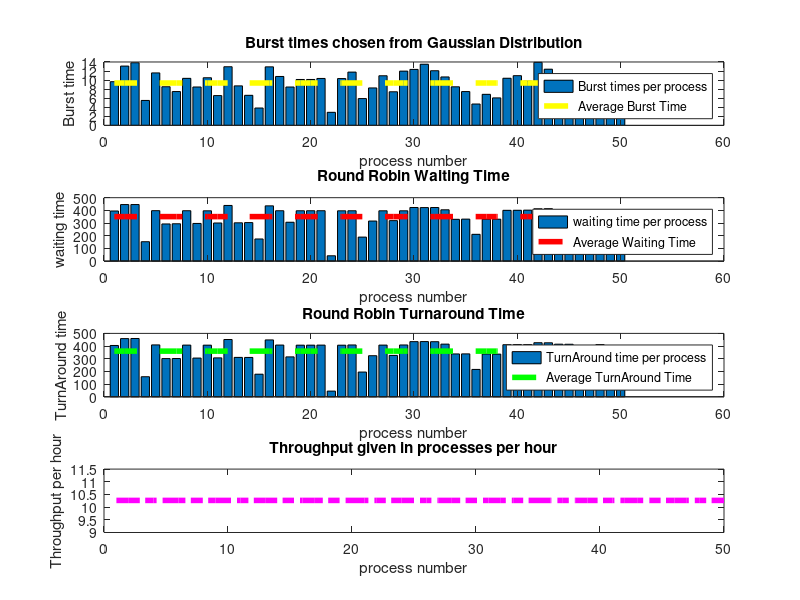

Source code (MATLAB):
% Define the time slice or quantum
clear; clc;
quantum = 3;
% Create an array of processes with their arrival and burst times
n = 50;
processes = NaN(n,3); 
processes(:,1) = 1:n;   % 1st column for id's only
processes(:,3) = 10+ 3*randn(n,1)'; 
processes(:,2) =  [0:n-1]';

% Initialize variables for current time, remaining time, and completion time
current_time = 0;
remaining_time = processes(:,3);
completion_time = zeros(size(processes, 1), 1);
waiting_time = zeros(size(processes, 1), 1);

% Initialize array to keep track of the time instants when a process is serviced
serviced_time = [];

% Loop until all processes have completed execution
while sum(remaining_time) > 0
    for i = 1:size(processes, 1)
        % Check if the process has arrived and has remaining execution time
        if processes(i,2) <= current_time && remaining_time(i) > 0
            % Check if the remaining time is less than the quantum
            if remaining_time(i) <= quantum
                current_time = current_time + remaining_time(i);
                remaining_time(i) = 0;
            else
                current_time = current_time + quantum;
                remaining_time(i) = remaining_time(i) - quantum;
            end
            % Update the completion time of the process
            if remaining_time(i) == 0
                completion_time(i) = current_time;
                waiting_time(i) = completion_time(i) - processes(i,3) - processes(i,2);
            end
            % Save the current time as the service time for the process
            serviced_time = [serviced_time; current_time];
        end
    end
end

% Print the completion time, waiting time, and serviced time of each process
disp('Process Completion Time:')
disp(completion_time)
disp('Process Waiting Time:')
disp(waiting_time)
disp('Process Serviced Time:')
disp(serviced_time)



TurnAroundTime = completion_time - processes(:,2);
AveWaitingTime = sum(waiting_time)./n;

fprintf('Average waiting time: %f\n',AveWaitingTime);
fprintf('Average turn around time: %f\n',sum(TurnAroundTime)./n);
%%
subplot(411);
bar(1:n,processes(:,3));title("Burst times chosen from Gaussian Distribution");
xlabel("process number");ylabel("Burst time");
hold on;
plot(1:n,ones(1,n)*(sum(processes(:,3))/n),'--y','LineWidth',4);
legend("Burst times per process","Average Burst Time");
%%
subplot(412);
bar(1:n,waiting_time);title("Round Robin Waiting Time");
xlabel("process number"); ylabel("waiting time");
hold on;
plot(1:n,ones(1,n)*AveWaitingTime,'--r','LineWidth',4);
legend("waiting time per process","Average Waiting Time");
%%
subplot(413);
bar(1:n,TurnAroundTime);title("Round Robin Turnaround Time");
xlabel("process number"); ylabel("TurnAround time");
hold on;
plot(1:n,ones(1,n)*sum(TurnAroundTime)./n,'--g','LineWidth',4);
legend("TurnAround time per process","Average TurnAround Time");
%%
subplot(414);
Throughput = n/(sum(waiting_time)/3600);                        % throughput in process per minute
plot(1:n,ones(1,n)*Throughput,'-.m','LineWidth',4);
title("Throughput given in processes per hour");
xlabel("process number"); ylabel("Throughput per hour");

